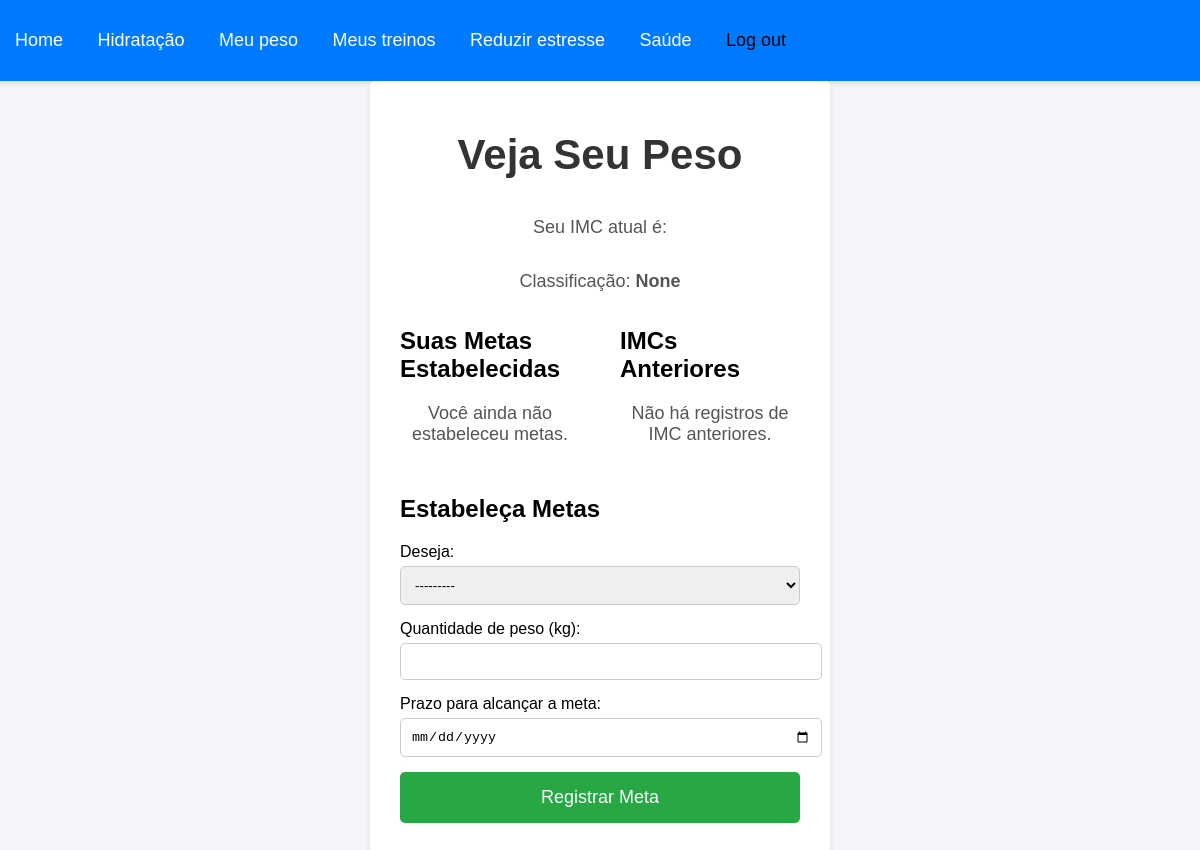
/veja_imc/ (signed in), run on an earlier commit of the app's database.
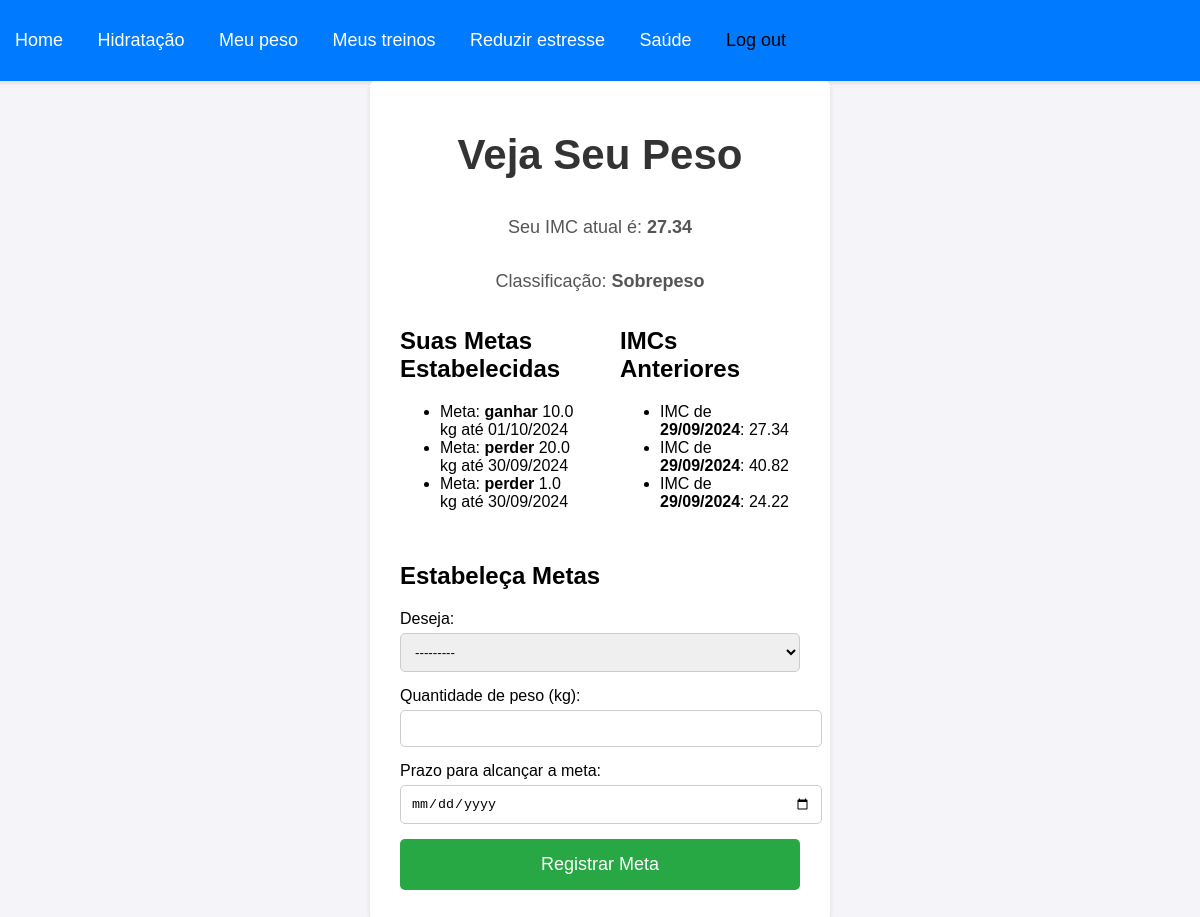
And on a later commit of the database.
### fortisapp/models.py (models this page shows, shortened)
class Peso(models.Model):
    usuario = models.ForeignKey(settings.AUTH_USER_MODEL, on_delete=models.CASCADE)
    peso = models.FloatField()  # Peso em kg
    altura = models.FloatField()  # Altura em metros
    imc = models.FloatField()  # IMC calculado
    data_registro = models.DateTimeField(auto_now_add=True)  # Data do registro

class MetaPeso(models.Model):
    usuario = models.ForeignKey(settings.AUTH_USER_MODEL, on_delete=models.CASCADE)
    tipo_meta = models.CharField(max_length=20, choices=[('perder', 'Perder Peso'), ('ganhar', 'Ganhar Peso')])
    quantidade = models.FloatField()  # Quantidade de peso a perder ou ganhar
    prazo = models.DateField()  # Prazo para atingir a meta
    data_criacao = models.DateTimeField(auto_now_add=True)

### fortisapp/views.py (the view)
# urls.py: path('veja_imc/', veja_imc, name='veja_imc'),
@login_required
def veja_imc(request):
    ultimo_registro = Peso.objects.filter(usuario=request.user).order_by('-data_registro').first()
    if ultimo_registro:
        imc = ultimo_registro.imc
        classificacao = classificar_imc(imc)
    else:
        imc = None
        classificacao = None
    meta_form = MetaPesoForm(request.POST or None)  # Alteração para não criar outro formulário em GET
    if request.method == 'POST' and meta_form.is_valid():
        meta = meta_form.save(commit=False)
        meta.usuario = request.user
        meta.save()
        return redirect('veja_imc')
    metas = MetaPeso.objects.filter(usuario=request.user).order_by('-data_criacao')
    registros_imc = Peso.objects.filter(usuario=request.user).order_by('-data_registro')
    return render(request, 'html/veja_imc.html', {
        'imc': imc,
        'classificacao': classificacao,
        'form': meta_form,
        'metas': metas,
        'registros_imc': registros_imc  # Passa os registros de IMC anteriores para o template
    })

### fortisapp/forms.py
class MetaPesoForm(forms.ModelForm):
    class Meta:
        model = MetaPeso
        fields = ['tipo_meta', 'quantidade', 'prazo']
        widgets = {
            'tipo_meta': forms.Select(attrs={'required': True}),
            'quantidade': forms.NumberInput(attrs={'step': '0.1', 'required': True}),
            'prazo': forms.DateInput(attrs={'type': 'date', 'required': True}),
        }

### fortisapp/views.py (called while the page is built)
def classificar_imc(imc):
    if imc < 18.5:
        return "Abaixo do peso"
    elif 18.5 <= imc < 24.9:
        return "Peso normal"
    elif 25 <= imc < 29.9:
        return "Sobrepeso"
    else:
        return "Obesidade"

### fortisapp/templates/html/veja_imc.html (shortened to what this page needs)
{% load static %}
<!DOCTYPE html>
<html lang="pt-br">
<head>
    <link rel="stylesheet" type="text/css" href="{% static 'css/acompanha_peso.css' %}">
</head>
<body>
    <nav class="menu">
        <a href="{% url 'home' %}" tabindex="1"> Home</a>
        <a href="{% url 'hidratacao' %}" tabindex="2"> Hidratação</a>
        <a href="{% url 'meupeso' %}" tabindex="3"> Meu peso</a>
        <a href="#meustreinos" tabindex="4"> Meus treinos</a>
        <a href="{% url 'estresse' %}" tabindex="5"> Reduzir estresse</a>
        <a href="#saude" tabindex="6"> Saúde</a>
        <form action="{% url 'logout' %}" method="post" style="display:inline;">
            <button type="submit" tabindex="7" style="border:none; background:none; color:#000; cursor:pointer;">
                 Log out
            </button>
        </form>
    </nav>
    <main>
        <h1>Veja Seu Peso</h1>
        <p>Seu IMC atual é: <strong>{{ imc|floatformat:2 }}</strong></p>
        <p>Classificação: <strong>{{ classificacao }}</strong></p>
        <div style="display: flex; justify-content: space-between;">
            <section style="width: 45%;">
                <h2>Suas Metas Estabelecidas</h2>
                {% if metas %}
                    <ul>
                        {% for meta in metas %}
                            <li>
                                Meta: <strong>{{ meta.tipo_meta }}</strong>
                                {{ meta.quantidade }} kg até {{ meta.prazo|date:"d/m/Y" }}
                            </li>
                        {% endfor %}
                    </ul>
                {% else %}
                    <p>Você ainda não estabeleceu metas.</p>
                {% endif %}
            </section>
            <section style="width: 45%;">
                <h2>IMCs Anteriores</h2>
                {% if registros_imc %}
                    <ul>
                        {% for registro in registros_imc %}
                            <li>
                                IMC de <strong>{{ registro.data_registro|date:"d/m/Y" }}</strong>: {{ registro.imc|floatformat:2 }}
                            </li>
                        {% endfor %}
                    </ul>
                {% else %}
                    <p>Não há registros de IMC anteriores.</p>
                {% endif %}
            </section>
        </div>
        <section>
            <h2>Estabeleça Metas</h2>
            <form method="post">
                <div>
                    <label for="tipo_meta">Deseja:</label>
                    {{ form.tipo_meta }}
                </div>
                <div>
                    <label for="quantidade">Quantidade de peso (kg):</label>
                    {{ form.quantidade }}
                </div>
                <div>
                    <label for="prazo">Prazo para alcançar a meta:</label>
                    {{ form.prazo }}
                </div>
                <button type="submit">Registrar Meta</button>
            </form>
        </section>
    </main>
</body>
</html>

### fortisapp/static/css/acompanha_peso.css (style rules this page uses)
body { font-family: Arial, sans-serif; background-color: #f4f4f9; margin: 0; padding: 0; height: 100vh; display: flex; flex-direction: column; align-items: center; }
nav.menu { background-color: #007BFF; padding: 15px; width: 100%; box-shadow: 0 2px 5px rgba(0, 0, 0, 0.1); }
nav.menu a { color: white; text-decoration: none; margin: 0 15px; font-size: 18px; }
h1 { font-size: 42px; color: #333; margin: 20px 0; text-align: center; }
main { display: flex; flex-direction: column; justify-content: center; width: 400px; padding: 30px; background-color: #ffffff; border-radius: 5px; box-shadow: 0 2px 5px rgba(0, 0, 0, 0.1); }
p { font-size: 18px; color: #555; margin-bottom: 15px; text-align: center; }
form { display: flex; flex-direction: column; }
div { margin-bottom: 15px; }
label { margin-bottom: 5px; display: block; }
input[type="number"], input[type="date"], select { padding: 10px; border-radius: 5px; border: 1px solid #ccc; width: 100%; transition: border-color 0.3s; }
button[type="submit"] { padding: 15px; background-color: #28a745; color: white; font-size: 18px; border: none; border-radius: 5px; cursor: pointer; transition: background-color 0.3s; }

What changed in the data, as far as the page shows it:
added Peso: imc "27.34", data_registro "29/09/2024"
added MetaPeso: tipo_meta "ganhar", quantidade "10.0", prazo "01/10/2024"
added MetaPeso: tipo_meta "perder", quantidade "20.0", prazo "30/09/2024"
added MetaPeso: tipo_meta "perder", quantidade "1.0", prazo "30/09/2024"
added Peso: data_registro "29/09/2024", imc "40.82"
added Peso: data_registro "29/09/2024", imc "24.22"
Also different on the page:
{{ classificacao }}: "None" → "Sobrepeso"
text no longer shown: "Você ainda não estabeleceu metas. Não há registros de IMC anteriores."
